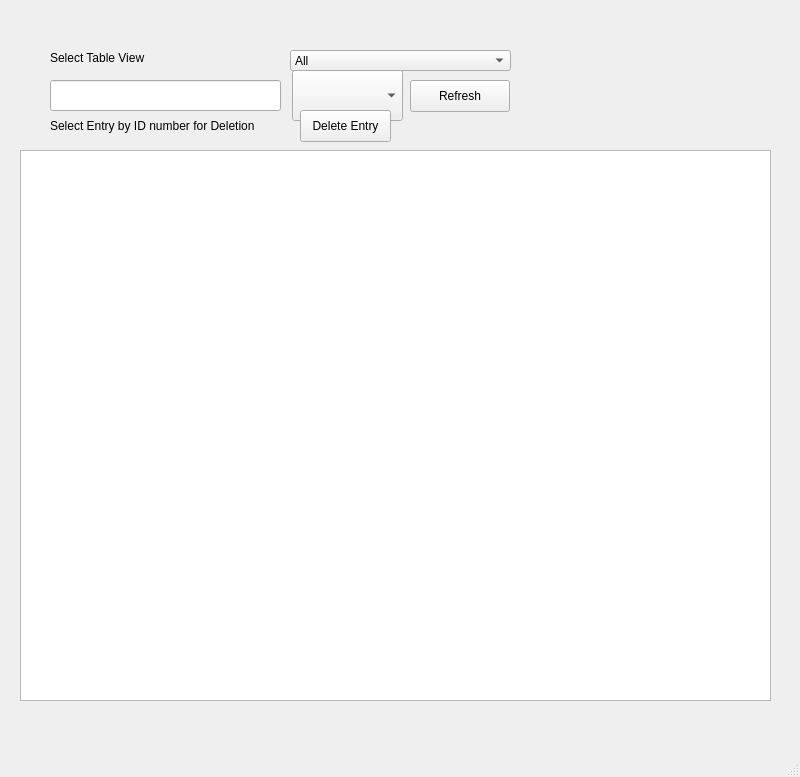
<?xml version="1.0" encoding="UTF-8"?>
<ui version="4.0">
 <class>viewdatabase</class>
 <widget class="QMainWindow" name="viewdatabase">
  <property name="geometry">
   <rect>
    <x>0</x>
    <y>0</y>
    <width>800</width>
    <height>777</height>
   </rect>
  </property>
  <property name="windowTitle">
   <string>MainWindow</string>
  </property>
  <widget class="QWidget" name="centralwidget">
   <widget class="QTableWidget" name="tableWidget">
    <property name="geometry">
     <rect>
      <x>20</x>
      <y>150</y>
      <width>751</width>
      <height>551</height>
     </rect>
    </property>
   </widget>
   <widget class="QComboBox" name="filterComboBox">
    <property name="geometry">
     <rect>
      <x>290</x>
      <y>50</y>
      <width>221</width>
      <height>21</height>
     </rect>
    </property>
    <item>
     <property name="text">
      <string>All</string>
     </property>
    </item>
    <item>
     <property name="text">
      <string>Film</string>
     </property>
    </item>
    <item>
     <property name="text">
      <string>TV Show</string>
     </property>
    </item>
   </widget>
   <widget class="QLineEdit" name="searchBox">
    <property name="geometry">
     <rect>
      <x>50</x>
      <y>80</y>
      <width>231</width>
      <height>31</height>
     </rect>
    </property>
   </widget>
   <widget class="QComboBox" name="columnSelector">
    <property name="geometry">
     <rect>
      <x>292</x>
      <y>70</y>
      <width>111</width>
      <height>51</height>
     </rect>
    </property>
   </widget>
   <widget class="QPushButton" name="filterButton">
    <property name="geometry">
     <rect>
      <x>410</x>
      <y>80</y>
      <width>100</width>
      <height>32</height>
     </rect>
    </property>
    <property name="text">
     <string>Refresh</string>
    </property>
   </widget>
   <widget class="QPushButton" name="deleteButton">
    <property name="geometry">
     <rect>
      <x>300</x>
      <y>110</y>
      <width>91</width>
      <height>32</height>
     </rect>
    </property>
    <property name="text">
     <string>Delete Entry</string>
    </property>
   </widget>
   <widget class="QLabel" name="label">
    <property name="geometry">
     <rect>
      <x>50</x>
      <y>50</y>
      <width>131</width>
      <height>16</height>
     </rect>
    </property>
    <property name="text">
     <string>Select Table View</string>
    </property>
   </widget>
   <widget class="QLabel" name="label_2">
    <property name="geometry">
     <rect>
      <x>50</x>
      <y>115</y>
      <width>241</width>
      <height>21</height>
     </rect>
    </property>
    <property name="text">
     <string>Select Entry by ID number for Deletion</string>
    </property>
   </widget>
  </widget>
  <widget class="QMenuBar" name="menubar">
   <property name="geometry">
    <rect>
     <x>0</x>
     <y>0</y>
     <width>800</width>
     <height>24</height>
    </rect>
   </property>
  </widget>
  <widget class="QStatusBar" name="statusbar"/>
  <action name="actionAbout">
   <property name="text">
    <string>About</string>
   </property>
  </action>
 </widget>
 <resources/>
 <connections/>
</ui>
